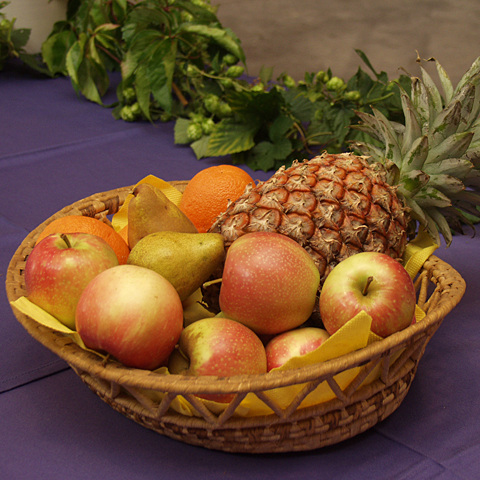
#> input picture images/Fruits-RGB.tif, 480 x 480 px
$ python aula_03_ex_06.py
#> lines starting #> are read from the running program, lines starting #| are printed output that depends on the picture
# aula_03_exe_06.py
#
# RGB and Gray-Level Histograms Visualization
#
# Paulo Dias

#import necessary libraries
import sys
import cv2
import numpy as np
from matplotlib import pyplot as plt

# Read the RGB image
image = cv2.imread("../images/Fruits-RGB.tif", cv2.IMREAD_COLOR)
#> image is the input picture: shape (480, 480, 3); mean B, G, R 50.2, 79.3, 111.5

if image is None:
    print("Image file could not be opened!")
    exit(-1)

# Split the image into its Red, Green, and Blue components
b, g, r = cv2.split(image)
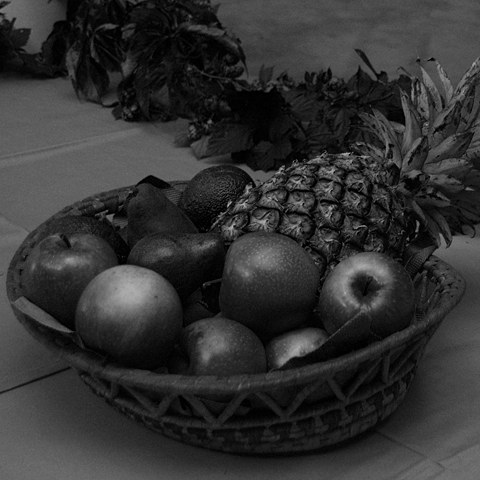
#> b: shape (480, 480); min 0, max 181, mean 50.2
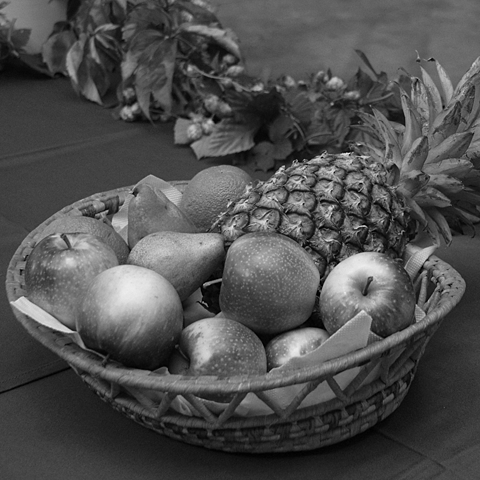
#> g: shape (480, 480); min 0, max 237, mean 79.3
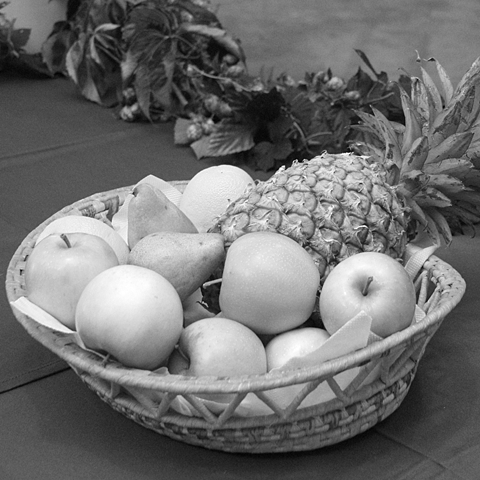
#> r: shape (480, 480); min 0, max 255, mean 111.5

# Convert the image to grayscale
gray_image = cv2.cvtColor(image, cv2.COLOR_BGR2GRAY)
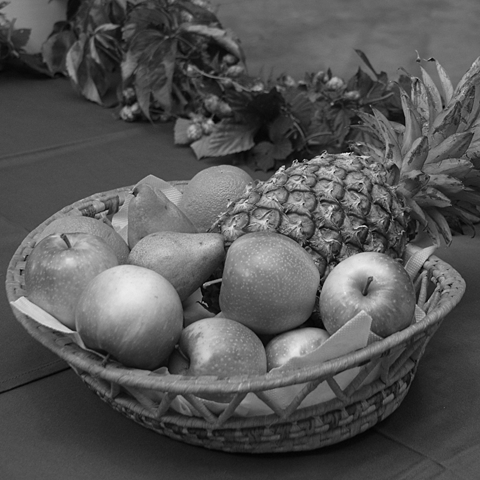
#> gray_image: shape (480, 480); min 0, max 235, mean 85.6

# Display the original RGB image and grayscale image
cv2.imshow("Original RGB Image", image)
cv2.imshow("Gray-Level Image", gray_image)

# Compute histograms for each color channel (Blue, Green, Red)
histSize = 256  # From 0 to 255
histRange = [0, 256]

# Compute histograms for the B, G, R components
hist_b = cv2.calcHist([b], [0], None, [histSize], histRange)
#> hist_b = 256 values, max 2928 at index 16, min 0 at index 176, mean 900
hist_g = cv2.calcHist([g], [0], None, [histSize], histRange)
#> hist_g = 256 values, max 3658 at index 65, min 0 at index 238, mean 900
hist_r = cv2.calcHist([r], [0], None, [histSize], histRange)
#> hist_r = 256 values, max 2880 at index 85, min 2 at index 1, mean 900

# Compute histogram for the grayscale image
hist_gray = cv2.calcHist([gray_image], [0], None, [histSize], histRange)
#> hist_gray = 256 values, max 3492 at index 75, min 0 at index 236, mean 900

# Normalize histograms
cv2.normalize(hist_b, hist_b, 0, 255, cv2.NORM_MINMAX)
cv2.normalize(hist_g, hist_g, 0, 255, cv2.NORM_MINMAX)
cv2.normalize(hist_r, hist_r, 0, 255, cv2.NORM_MINMAX)
cv2.normalize(hist_gray, hist_gray, 0, 255, cv2.NORM_MINMAX)

# Plot histograms using matplotlib

# Create a figure for RGB histograms
plt.figure()

# Plot the histogram for the Blue component
plt.subplot(2, 2, 1)
plt.plot(hist_b, color='b')
plt.xlim(histRange)
plt.title("Histogram - Blue Channel")

# Plot the histogram for the Green component
plt.subplot(2, 2, 2)
plt.plot(hist_g, color='g')
plt.xlim(histRange)
plt.title("Histogram - Green Channel")

# Plot the histogram for the Red component
plt.subplot(2, 2, 3)
plt.plot(hist_r, color='r')
plt.xlim(histRange)
plt.title("Histogram - Red Channel")

# Create a figure for the grayscale histogram
plt.subplot(2, 2, 4)
plt.plot(hist_gray, color='k')
plt.xlim(histRange)
plt.title("Histogram - Gray-Level Image")

# Show all the histograms
plt.tight_layout()
plt.show()
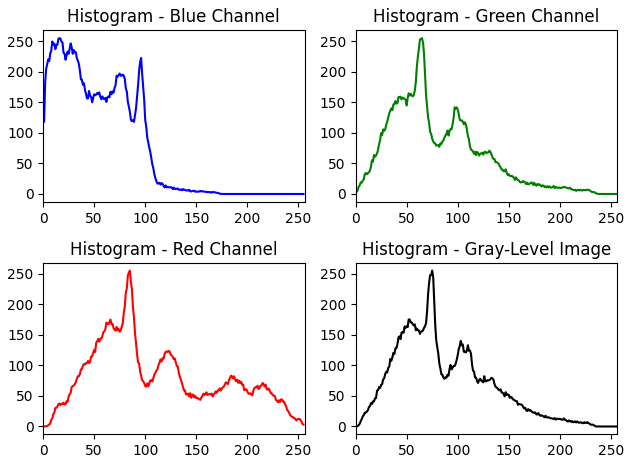
#> figure drawn by matplotlib, 4 panels; panel 1: curve peaks at x = 16, y = 255; panel 2: curve peaks at x = 65, y = 255; panel 3: curve peaks at x = 85, y = 255; panel 4: curve peaks at x = 75, y = 255

# Wait for key press to close all OpenCV windows
cv2.waitKey(0)
cv2.destroyAllWindows()
